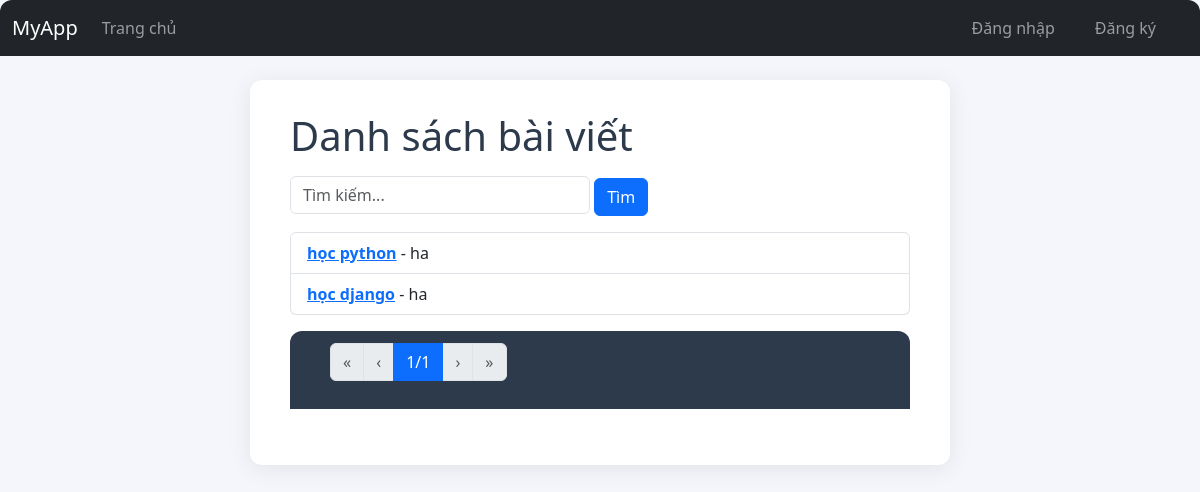
Before: / with the older database file.
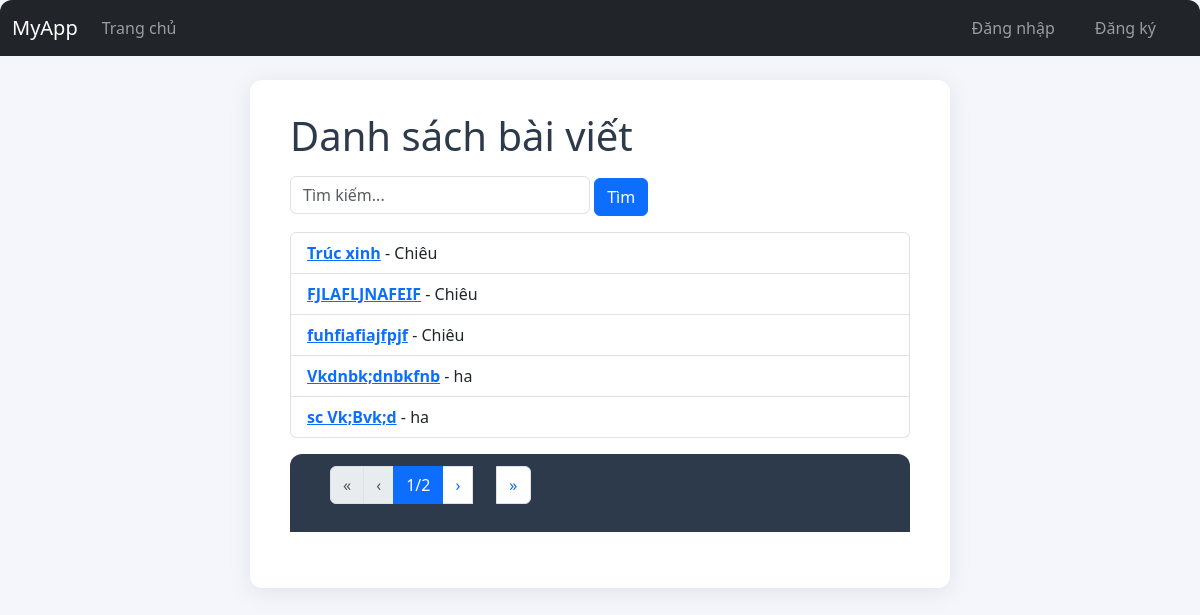
After: the same page with the newer database file.
### myapp/models.py (models this page shows, shortened)
class Post(models.Model):
    title = models.CharField(max_length=200)
    content = models.TextField()
    created_at = models.DateTimeField(auto_now_add=True)
    updated_at = models.DateTimeField(auto_now=True)
    author = models.ForeignKey(User, on_delete=models.CASCADE, related_name='posts')

### myapp/views.py (the view)
# urls.py: path('', views.post_list, name='post_list'),
def post_list(request):
    query = request.GET.get('q', '')
    post_list = Post.objects.all().order_by('-created_at')
    if query:
        post_list = post_list.filter(title__icontains=query) | post_list.filter(content__icontains=query)
    paginator = Paginator(post_list, 5)  # 5 bài viết mỗi trang
    page_number = request.GET.get('page')
    posts = paginator.get_page(page_number)
    return render(request, 'myapp/post_list.html', {'posts': posts, 'query': query})

### myapp/templates/myapp/post_list.html (shortened to what this page needs)
{% extends 'myapp/base.html' %}
{% block content %}
  <h1>Danh sách bài viết</h1>
  <form method="get" action="" class="mb-3">
    <input type="text" name="q" placeholder="Tìm kiếm..." value="{{ query }}" class="form-control" style="width: 300px; display: inline-block;">
    <button type="submit" class="btn btn-primary">Tìm</button>
  </form>
  <ul class="list-group mb-3">
    {% for post in posts %}
      <li class="list-group-item">
        <a href="{% url 'post_detail' post.pk %}"><strong>{{ post.title }}</strong></a> - {{ post.author.username }}
      </li>
    {% empty %}
      <li class="list-group-item">Chưa có bài viết nào.</li>
    {% endfor %}
  </ul>
  <nav aria-label="Page navigation">
    <ul class="pagination">
      {% if posts.has_previous %}
        <li class="page-item"><a class="page-link" href="?q={{ query }}&page=1">&laquo;</a></li>
        <li class="page-item"><a class="page-link" href="?q={{ query }}&page={{ posts.previous_page_number }}">&lsaquo;</a></li>
      {% else %}
        <li class="page-item disabled"><span class="page-link">&laquo;</span></li>
        <li class="page-item disabled"><span class="page-link">&lsaquo;</span></li>
      {% endif %}
      <li class="page-item active"><span class="page-link">{{ posts.number }}/{{ posts.paginator.num_pages }}</span></li>
      {% if posts.has_next %}
        <li class="page-item"><a class="page-link" href="?q={{ query }}&page={{ posts.next_page_number }}">&rsaquo;</a></li>
        <li class="page-item"><a class="page-link" href="?q={{ query }}&page={{ posts.paginator.num_pages }}">&raquo;</a></li>
      {% else %}
        <li class="page-item disabled"><span class="page-link">&rsaquo;</span></li>
        <li class="page-item disabled"><span class="page-link">&raquo;</span></li>
      {% endif %}
    </ul>
  </nav>
{% endblock %}

Changed rows visible on the page:
no longer on this page (row unchanged): Post: title "học python", author.username "ha"
no longer on this page (row unchanged): Post: title "học django", author.username "ha"
added Post: title "Trúc xinh", author.username "Chiêu"
added Post: title "FJLAFLJNAFEIF", author.username "Chiêu"
added Post: title "fuhfiafiajfpjf", author.username "Chiêu"
added Post: title "Vkdnbk;dnbkfnb", author.username "ha"
added Post: title "sc Vk;Bvk;d", author.username "ha"
Other visible differences:
{{ posts.paginator.num_pages }}: "1" → "2"
